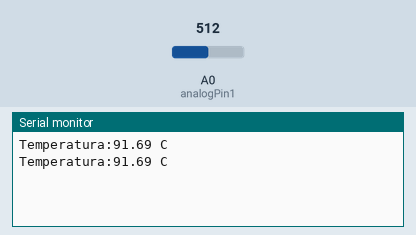
A sketch run on a simulated Arduino Uno, built with avr-gcc and run on an emulated ATmega328P. Parts: the last lines printed to the serial monitor. The inputs (shaded band) are chosen by the test bench; at power-on: A0 (analogPin1) = 512.

Above: at 5.8 s.
5.9 s: A0 (analogPin1) set to 716
At 11.4 s:
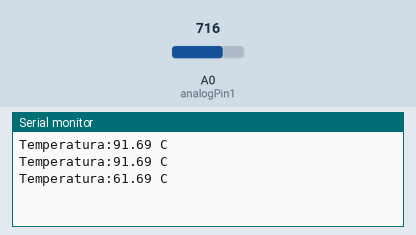
11.9 s: A0 (analogPin1) set to 900
At 16.5 s:
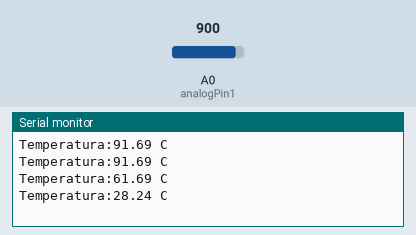
Timing chart, 0 to 18.0 s (numbered marks = the images above; inputs shaded):
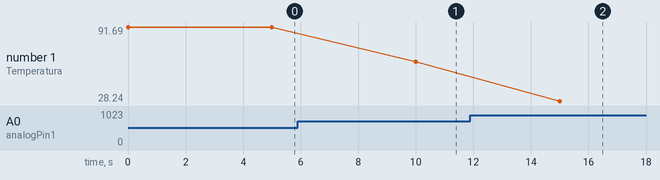

The sketch:

temperaturantc.ino
```cpp
#include <math.h>

int analogPin1 = 0;
double tempMin = 0.0;

float Vin = 5.0;     // [V]       Tensión alimentación del divisor
float Rfija = 1000;  // [ohm]     Resistencia fija del divisor
float R25 = 10000;    // [ohm]     Valor de NTC a 25ºC
float Beta = 3435.0; // [K]      Parámetro Beta de NTC
float T0 = 293.15;   // [K]       Temperatura de referencia en Kelvin

float Vout = 0.0;    // [V]       Variable para almacenar Vout
float Rntc = 0.0;    // [ohm]     Variable para NTC en ohmnios

float TempK = 0.0;   // [K]       Temperatura salida en Kelvin
float TempC = 0.0;   // [ºC]      Temperatura salida en Celsius

void setup() {
  Serial.begin(9600);
  pinMode(analogPin1, INPUT);
}

void loop()
{

  Vout=(Vin/1024)*(analogRead(analogPin1));       //Primero la Vout del divisor
  Rntc=(Vout*Rfija)/(Vin-Vout);                   //Ahora la resistencia de la NTC
  TempK = Beta/(log(Rntc/R25)+(Beta/T0));         //Y por último la temperatura en Kelvin
  TempC = TempK-273.15;                           //Y ahora la pasamos a celsius

  Serial.println();
  Serial.print("Temperatura:");
  Serial.print(TempC);
  Serial.println(" C");
  Serial.println();
  delay(5000);
}
```

Measured:
- after the input at 5.9 s, the serial monitor: prints a new line after 4.1 s (image 1)
- after the input at 11.9 s, the serial monitor: prints a new line after 3.1 s (image 2)
- plotted number 1: 91.69 → 61.69 after the input at 5.9 s, 61.69 → 28.24 after the input at 11.9 s
